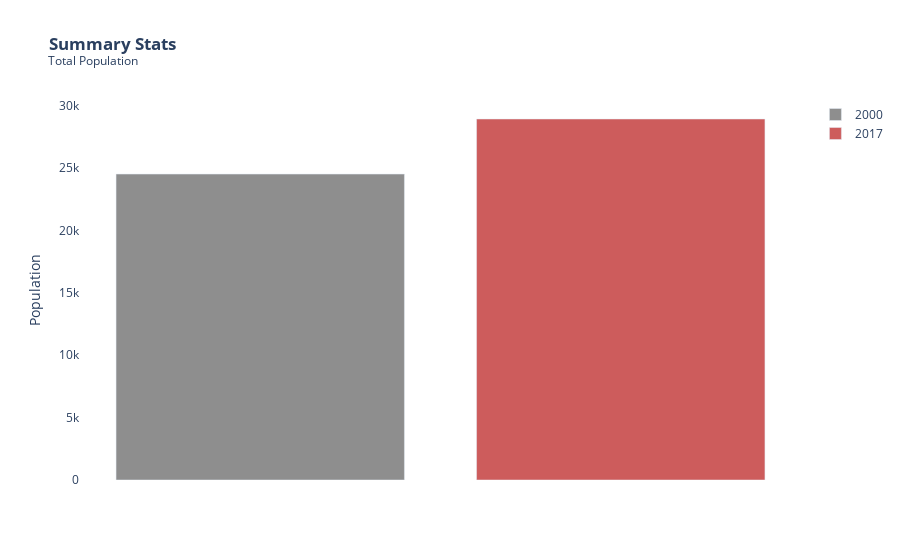

The notebook cell saved with this chart:
### Code cell
fig = go.Figure()

for col in summary_df.columns[1:]:
        fig.add_trace(go.Bar(
                x=['2000'],
                y=[summary_df.loc[0,col]],
                name='2000',
                marker_color='rgb(142, 142, 142)'
                
        ))
        
        
        

for col in summary_df.columns[1:]:
        fig.add_trace(go.Bar(
                x=['2017'],
                y=[summary_df.loc[1,col]],
                name='2017',
                marker_color='rgb(205, 92, 92)'
                
        ))
        
        

fig.update_layout(
        title="<b> Summary Stats </b><br><sup> Total Population<sup>",
        xaxis=dict(title='Year'),
        yaxis=dict(title='Population'),
        barmode='group',
        plot_bgcolor='rgba(0, 0, 0, 0)'
)

fig.update_xaxes(tickfont=dict(size=12), title_text='', showticklabels=False)

fig.show()

### Figure 1 — Plotly figure (JSON) as saved in the notebook; plotly's stock layout.template omitted (floating-point values rounded to 4 significant figures)
{"data": [{"marker": {"color": "rgb(142, 142, 142)"}, "name": "2000", "type": "bar", "x": ["2000"], "y": [24523]}, {"marker": {"color": "rgb(205, 92, 92)"}, "name": "2017", "type": "bar", "x": ["2017"], "y": [28937]}], "layout": {"barmode": "group", "plot_bgcolor": "rgba(0, 0, 0, 0)", "title": {"text": "<b> Summary Stats </b><br><sup> Total Population<sup>"}, "xaxis": {"showticklabels": false, "tickfont": {"size": 12}, "title": {"text": ""}}, "yaxis": {"title": {"text": "Population"}}}}
